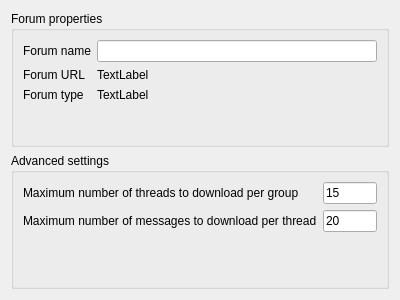
<?xml version="1.0" encoding="UTF-8"?>
<ui version="4.0">
 <class>SubscribeForumVerify</class>
 <widget class="QWidget" name="SubscribeForumVerify">
  <property name="geometry">
   <rect>
    <x>0</x>
    <y>0</y>
    <width>400</width>
    <height>300</height>
   </rect>
  </property>
  <property name="windowTitle">
   <string>Form</string>
  </property>
  <layout class="QVBoxLayout" name="verticalLayout">
   <item>
    <widget class="QGroupBox" name="forumPropertiesGroupBox">
     <property name="title">
      <string>Forum properties</string>
     </property>
     <layout class="QFormLayout" name="formLayout">
      <item row="0" column="0">
       <widget class="QLabel" name="label">
        <property name="text">
         <string>Forum name</string>
        </property>
       </widget>
      </item>
      <item row="1" column="0">
       <widget class="QLabel" name="label_3">
        <property name="text">
         <string>Forum URL</string>
        </property>
       </widget>
      </item>
      <item row="1" column="1">
       <widget class="QLabel" name="forumUrl">
        <property name="text">
         <string>TextLabel</string>
        </property>
       </widget>
      </item>
      <item row="2" column="0">
       <widget class="QLabel" name="label_5">
        <property name="text">
         <string>Forum type</string>
        </property>
       </widget>
      </item>
      <item row="2" column="1">
       <widget class="QLabel" name="forumType">
        <property name="text">
         <string>TextLabel</string>
        </property>
       </widget>
      </item>
      <item row="0" column="1">
       <widget class="QLineEdit" name="forumName"/>
      </item>
     </layout>
    </widget>
   </item>
   <item>
    <widget class="QGroupBox" name="groupBox_2">
     <property name="title">
      <string>Advanced settings</string>
     </property>
     <layout class="QFormLayout" name="formLayout_2">
      <item row="0" column="0">
       <widget class="QLabel" name="label_2">
        <property name="text">
         <string>Maximum number of threads to download per group</string>
        </property>
       </widget>
      </item>
      <item row="0" column="1">
       <widget class="QLineEdit" name="latestThreadsEdit">
        <property name="minimumSize">
         <size>
          <width>30</width>
          <height>0</height>
         </size>
        </property>
        <property name="inputMask">
         <string>000; </string>
        </property>
        <property name="text">
         <string>15</string>
        </property>
       </widget>
      </item>
      <item row="1" column="0">
       <widget class="QLabel" name="label_4">
        <property name="text">
         <string>Maximum number of messages to download per thread</string>
        </property>
       </widget>
      </item>
      <item row="1" column="1">
       <widget class="QLineEdit" name="latestMessagesEdit">
        <property name="inputMask">
         <string>000; </string>
        </property>
        <property name="text">
         <string>20</string>
        </property>
       </widget>
      </item>
     </layout>
    </widget>
   </item>
  </layout>
 </widget>
 <resources/>
 <connections/>
</ui>
